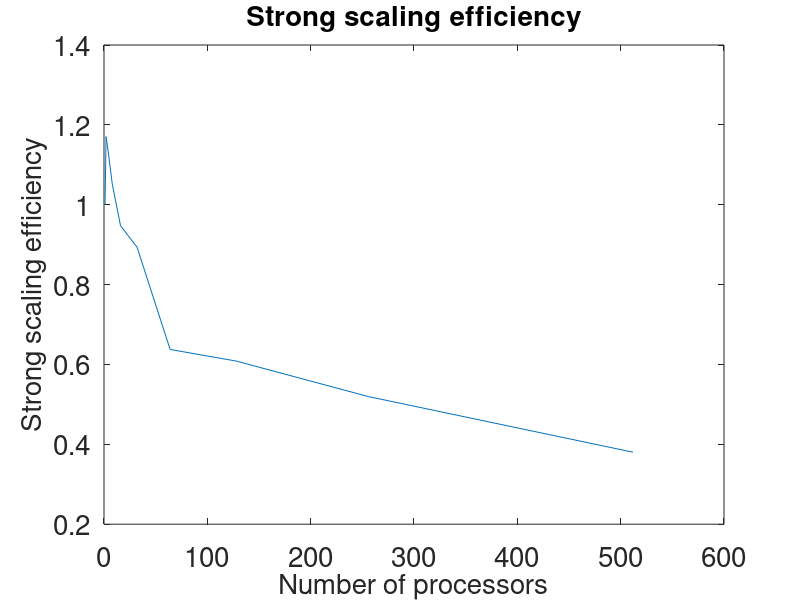

Source code (MATLAB):
cpus = 2.^linspace(0,9,10);

t = [29195.83, 12470.52, 6434.60, 3469.34, 1926.32, 1021.00, 715.49, 374.86, 219.52, 149.96];
eta_s = t(1)./(cpus.*t)

plot(cpus,eta_s);

fontsize = 20;
hax = gca;
set(hax, 'fontsize',fontsize ...
    );
xlabel('Number of processors',...
    'fontsize',fontsize...
    );
ylabel('Strong scaling efficiency',...
    'fontsize',fontsize ...
    );
title('Strong scaling efficiency',...
    'fontsize',fontsize ...
    );